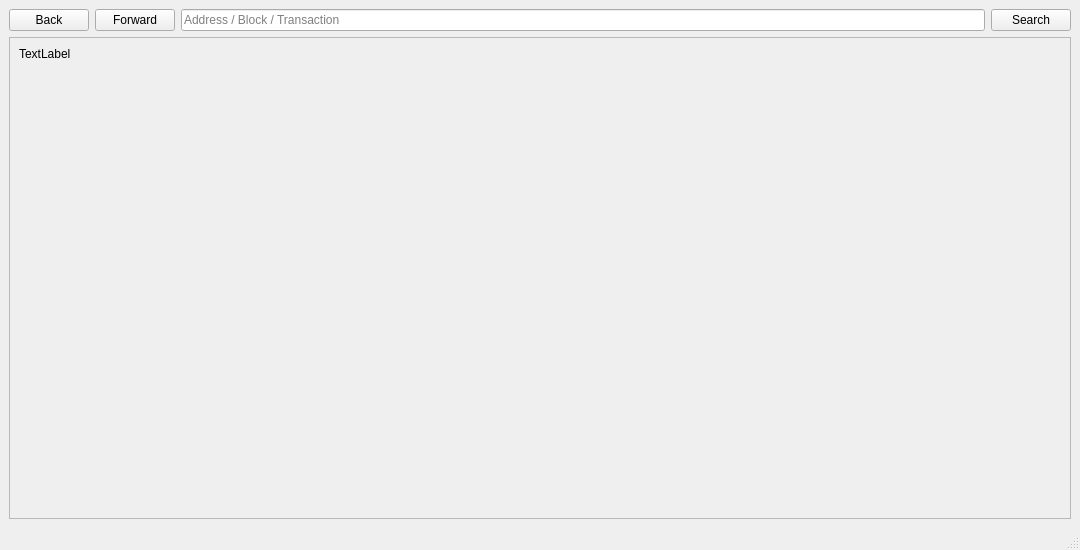
<?xml version="1.0" encoding="UTF-8"?>
<ui version="4.0">
 <class>BlockExplorer</class>
 <widget class="QMainWindow" name="BlockExplorer">
  <property name="geometry">
   <rect>
    <x>0</x>
    <y>0</y>
    <width>1080</width>
    <height>550</height>
   </rect>
  </property>
  <property name="windowTitle">
   <string>Blockchain Explorer</string>
  </property>
  <property name="styleSheet">
   <string notr="true"/>
  </property>
  <widget class="QWidget" name="centralwidget">
   <property name="styleSheet">
    <string notr="true"/>
   </property>
   <layout class="QVBoxLayout" name="verticalLayout">
    <item>
     <layout class="QHBoxLayout" name="horizontalLayout">
      <property name="sizeConstraint">
       <enum>QLayout::SetMinimumSize</enum>
      </property>
      <item>
       <widget class="QPushButton" name="back">
        <property name="text">
         <string>Back</string>
        </property>
        <property name="icon">
         <iconset>
          <normaloff>:/icons/back</normaloff>:/icons/back</iconset>
        </property>
        <property name="flat">
         <bool>false</bool>
        </property>
       </widget>
      </item>
      <item>
       <widget class="QPushButton" name="forward">
        <property name="text">
         <string>Forward</string>
        </property>
        <property name="icon">
         <iconset>
          <normaloff>:/icons/forward</normaloff>:/icons/forward</iconset>
        </property>
       </widget>
      </item>
      <item>
       <widget class="QLineEdit" name="searchBox">
        <property name="sizePolicy">
         <sizepolicy hsizetype="Expanding" vsizetype="Fixed">
          <horstretch>5</horstretch>
          <verstretch>0</verstretch>
         </sizepolicy>
        </property>
        <property name="minimumSize">
         <size>
          <width>0</width>
          <height>0</height>
         </size>
        </property>
        <property name="inputMask">
         <string/>
        </property>
        <property name="text">
         <string/>
        </property>
        <property name="placeholderText">
         <string>Address / Block / Transaction</string>
        </property>
       </widget>
      </item>
      <item>
       <widget class="QPushButton" name="pushSearch">
        <property name="sizePolicy">
         <sizepolicy hsizetype="Minimum" vsizetype="Fixed">
          <horstretch>0</horstretch>
          <verstretch>0</verstretch>
         </sizepolicy>
        </property>
        <property name="minimumSize">
         <size>
          <width>0</width>
          <height>0</height>
         </size>
        </property>
        <property name="maximumSize">
         <size>
          <width>16777215</width>
          <height>16777215</height>
         </size>
        </property>
        <property name="text">
         <string>Search</string>
        </property>
        <property name="autoDefault">
         <bool>false</bool>
        </property>
        <property name="default">
         <bool>false</bool>
        </property>
        <property name="flat">
         <bool>false</bool>
        </property>
       </widget>
      </item>
     </layout>
    </item>
    <item>
     <widget class="QScrollArea" name="scrollArea">
      <property name="widgetResizable">
       <bool>true</bool>
      </property>
      <widget class="QWidget" name="scrollAreaWidgetContents">
       <property name="geometry">
        <rect>
         <x>0</x>
         <y>0</y>
         <width>780</width>
         <height>489</height>
        </rect>
       </property>
       <layout class="QHBoxLayout" name="horizontalLayout_2">
        <item>
         <widget class="QLabel" name="content">
          <property name="sizePolicy">
           <sizepolicy hsizetype="Preferred" vsizetype="Expanding">
            <horstretch>0</horstretch>
            <verstretch>0</verstretch>
           </sizepolicy>
          </property>
          <property name="text">
           <string>TextLabel</string>
          </property>
          <property name="textFormat">
           <enum>Qt::RichText</enum>
          </property>
          <property name="alignment">
           <set>Qt::AlignLeading|Qt::AlignLeft|Qt::AlignTop</set>
          </property>
          <property name="textInteractionFlags">
           <set>Qt::LinksAccessibleByMouse|Qt::TextSelectableByMouse</set>
          </property>
         </widget>
        </item>
       </layout>
      </widget>
     </widget>
    </item>
   </layout>
  </widget>
  <widget class="QMenuBar" name="menubar">
   <property name="geometry">
    <rect>
     <x>0</x>
     <y>0</y>
     <width>800</width>
     <height>27</height>
    </rect>
   </property>
  </widget>
  <widget class="QStatusBar" name="statusbar"/>
 </widget>
 <resources>
  <include location="../chipo.qrc"/>
 </resources>
 <connections/>
</ui>
